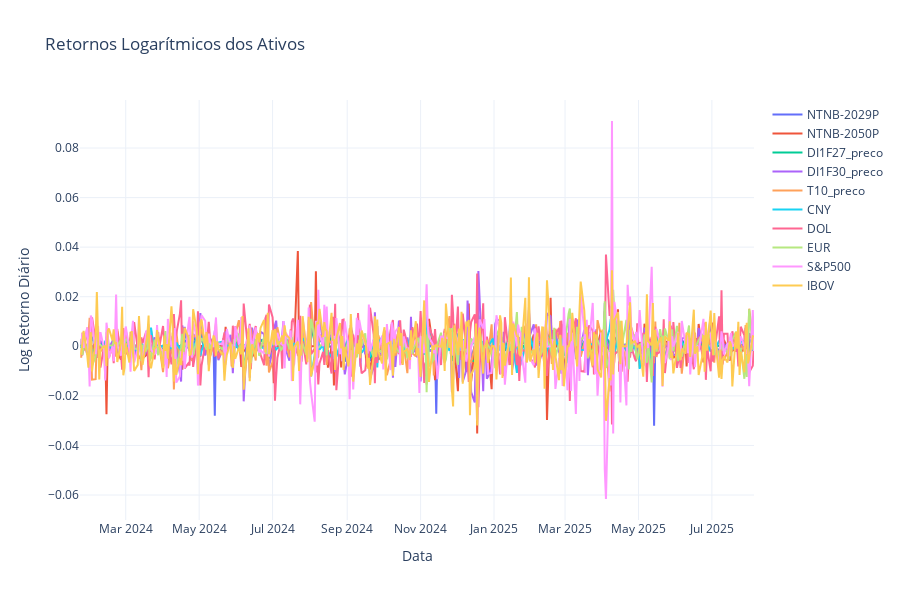

Notebook cell for this chart:
### Code cell
import plotly.graph_objects as go

fig = go.Figure()

for col in log_returns.columns:
    fig.add_trace(go.Scatter(x=log_returns.index, y=log_returns[col], mode='lines', name=col))

fig.update_layout(
    title="Retornos Logarítmicos dos Ativos",
    xaxis_title="Data",
    yaxis_title="Log Retorno Diário",
    template="plotly_white",
    height=600,
    hovermode="x unified"
)

fig.show()

### Figure 1 — Plotly figure (JSON) as saved in the notebook; plotly's stock layout.template omitted (floating-point values rounded to 4 significant figures; data arrays with more than 128 entries replaced by an {"elided": "..."} marker saying what was removed)
{"data": [{"mode": "lines", "name": "NTNB-2029P", "type": "scatter", "x": {"elided": "401 str values"}, "y": {"elided": "401 float values"}}, {"mode": "lines", "name": "NTNB-2050P", "type": "scatter", "x": {"elided": "401 str values"}, "y": {"elided": "401 float values"}}, {"mode": "lines", "name": "DI1F27_preco", "type": "scatter", "x": {"elided": "401 str values"}, "y": {"elided": "401 float values"}}, {"mode": "lines", "name": "DI1F30_preco", "type": "scatter", "x": {"elided": "401 str values"}, "y": {"elided": "401 float values"}}, {"mode": "lines", "name": "T10_preco", "type": "scatter", "x": {"elided": "401 str values"}, "y": {"elided": "401 float values"}}, {"mode": "lines", "name": "CNY", "type": "scatter", "x": {"elided": "401 str values"}, "y": {"elided": "401 float values"}}, {"mode": "lines", "name": "DOL", "type": "scatter", "x": {"elided": "401 str values"}, "y": {"elided": "401 float values"}}, {"mode": "lines", "name": "EUR", "type": "scatter", "x": {"elided": "401 str values"}, "y": {"elided": "401 float values"}}, {"mode": "lines", "name": "S&P500", "type": "scatter", "x": {"elided": "401 str values"}, "y": {"elided": "401 float values"}}, {"mode": "lines", "name": "IBOV", "type": "scatter", "x": {"elided": "401 str values"}, "y": {"elided": "401 float values"}}], "layout": {"height": 600, "hovermode": "x unified", "title": {"text": "Retornos Logarítmicos dos Ativos"}, "xaxis": {"title": {"text": "Data"}}, "yaxis": {"title": {"text": "Log Retorno Diário"}}}}
